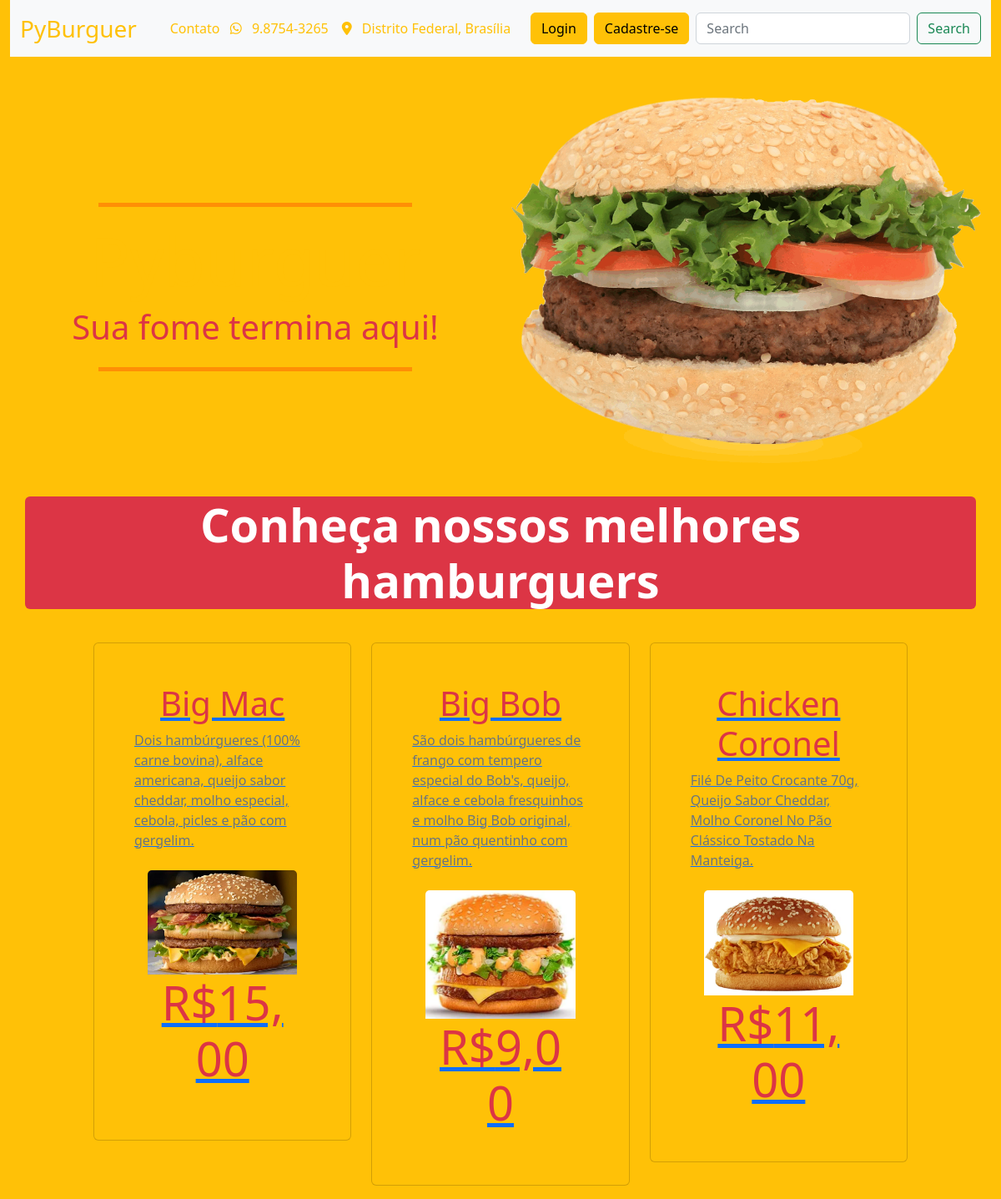
The page / on the database its author committed.
### burguer/models.py (models this page shows, shortened)
class Produto(models.Model):
    nome = models.TextField(null=False, blank=False, default="")
    descricao = models.TextField(null=False, blank=False)
    preco = models.FloatField(null=False, blank=False)
    imagem = models.ImageField(upload_to='burguer/img', default='', null=False, blank=False)

### burguer/views.py (the view)
# urls.py: path('', views.home, name='home'),
def home(request):
    produtos = Produto.objects.all()
    context = {
        'produtos': produtos
    }
    return render(request, 'burguer/home.html', context)

### templates/burguer/home.html (shortened to what this page needs)
{% extends 'burguer/base.html' %}
{% load static %}
{% block navbar %}
    {% include 'burguer/fragments/navbar.html' %}
{% endblock%}
{% block banner %}
    {% include 'burguer/fragments/banner.html' %}
{% endblock%}
{% block conteudo %}
    {% include 'burguer/fragments/conteudo.html' %}
{% endblock%}

### templates/burguer/fragments/conteudo.html
{% load static %}
<div class="row">
    <div class="col">
        <div class="container bg-danger rounded my-4">
            <div class="spam text-white text-center display-4 fw-bold">
                Conheça nossos melhores hamburguers
            </div>
        </div>
    </div>
</div>
<div class="row my-3">
    <div class="col-md-10 offset-1">
        <div class="row row-cols-1 row-cols-md-3 g-4">
            {% for produto in produtos %}
                <div class="col">
                    <div class="card bg-warning p-5">
                        <a href="{% url 'produto' produto.id %}">
                            <h1 class="card-title text-danger text-center"> {{ produto.nome }}</h1>
                            <p class="card-title text-secondary"> {{ produto.descricao }}</p>
                            <div class="card-body">
                                <img src="{{ produto.imagem.url }}" class="card-img-top" alt="hamburguer">
                                <div class="span display-4 text-end mx-3 text-danger text-center"> R${{ produto.preco | floatformat:2 }} </div>
                            </div>
                        </a>
                    </div>
                </div>
            {% endfor %}
        </div>
    </div>
</div>

### rows shown on the page
Produto: nome "Big Mac", descricao "Dois hambúrgueres (100% carne bovina), alface americana, queijo sabor cheddar, molho especial, cebola, picles e pão com gergelim.", imagem (picture), preco "15,00"
Produto: nome "Big Bob", descricao "São dois hambúrgueres de frango com tempero especial do Bob's, queijo, alface e cebola fresquinhos e molho Big Bob original, num pão quentinho com gergelim.", imagem (picture), preco "9,00"
Produto: nome "Chicken Coronel", descricao "Filé De Peito Crocante 70g, Queijo Sabor Cheddar, Molho Coronel No Pão Clássico Tostado Na Manteiga.", imagem (picture), preco "11,00"
